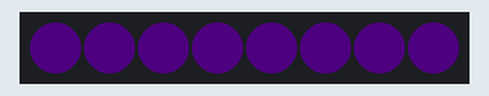
The program below on a simulated Raspberry Pi (BCM pin numbers) with a Blinkt!. Parts: 8 RGB LEDs in strip order, left to right. Dim RGB values are drawn brighter than linear; the clock reads 2024-03-15 10:24:30 at power-on unless the program sets it.

Above: at 2.73 s.
At 7.24 s:
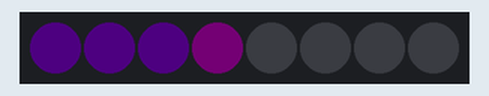
At 11.69 s:
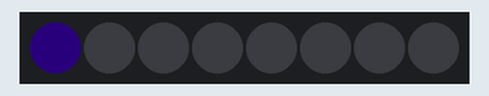
At 20.51 s:
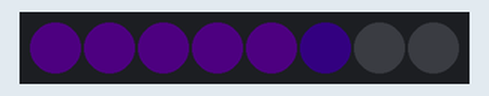
At 28.91 s:
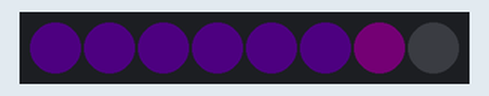
At 37.52 s:
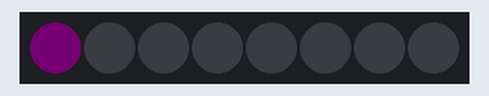
Timing chart, 0 to 40.0 s (numbered marks = the images above):
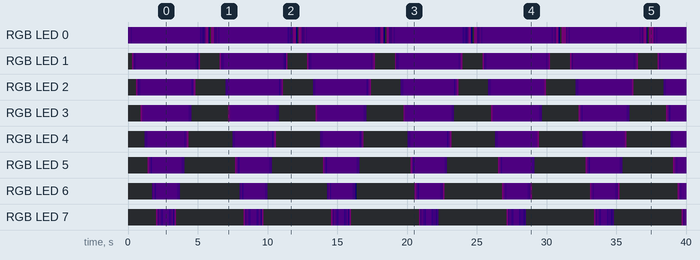

Measured:
- by itself, RGB LED 4: off → RGB(1, 0, 2) at 1.2 s, → RGB(2, 0, 4) 0.10 s later, → RGB(3, 0, 5) 0.10 s later, → RGB(2, 0, 5) 2.6 s later, … (43 changes in this stretch)
- by itself, RGB LED 3: off → RGB(1, 0, 1) at 0.91 s, → RGB(2, 0, 3) 0.10 s later, → RGB(3, 0, 5) 0.10 s later, → RGB(2, 0, 4) 3.2 s later, … (41 changes in this stretch)

The program:

blinkt_graph.py
```python
#!/usr/bin/env python

import math
import time

import blinkt
import random

blinkt.set_clear_on_exit()


def show_graph(v, r, g, b):
    v *= blinkt.NUM_PIXELS
    for x in range(blinkt.NUM_PIXELS):
        if v < 0:
            r, g, b = 0, 0, 0
        else:
            r, g, b = [int(min(v, 1.0) * c) for c in [r, g, b]]
        blinkt.set_pixel(x, r, g, b)
        v -= 1
#   Print the pixel numbers; removed as it slowed the LED display
#    print "pixel " + str(v)
    blinkt.show()

#blinkt.set_brightness(1)
blinkt.set_brightness(0.033)
#blinkt.set_brightness(0.2)

try:
    while True: # Run constantly
#    for y in range(60): # Only run 60 iterations
        t = time.time()
#        print "time: ", t
        v = (math.sin(t) + 1) / 2  # Get a value between 0 and 1
              # Not just get a value between 0 and 1, get a sinewave of values "...sin(system time), 100 times per second"
              # Repeating this makes the bar go up and down, as the 0 to 1 values are fed into the above function and are spread
              # across the eight LEDs...genius
        st = (math.sin(t))
#        print "math.sin(t): ", st

#        print "(math.sin(t) + 1 / 2: ", v
#        print round(v, 1)
        dots = v * 10
#        print '0 ' * int(dots) # Print an asterisk for each 0.1 rise in the sin(t) value
#        bluevalue = random.randint(0, 15)
#        redvalue = random.randint(0, 15)
        show_graph(v, 70, 0, 150)
        time.sleep(0.1)
except KeyboardInterrupt:
    pass
```
